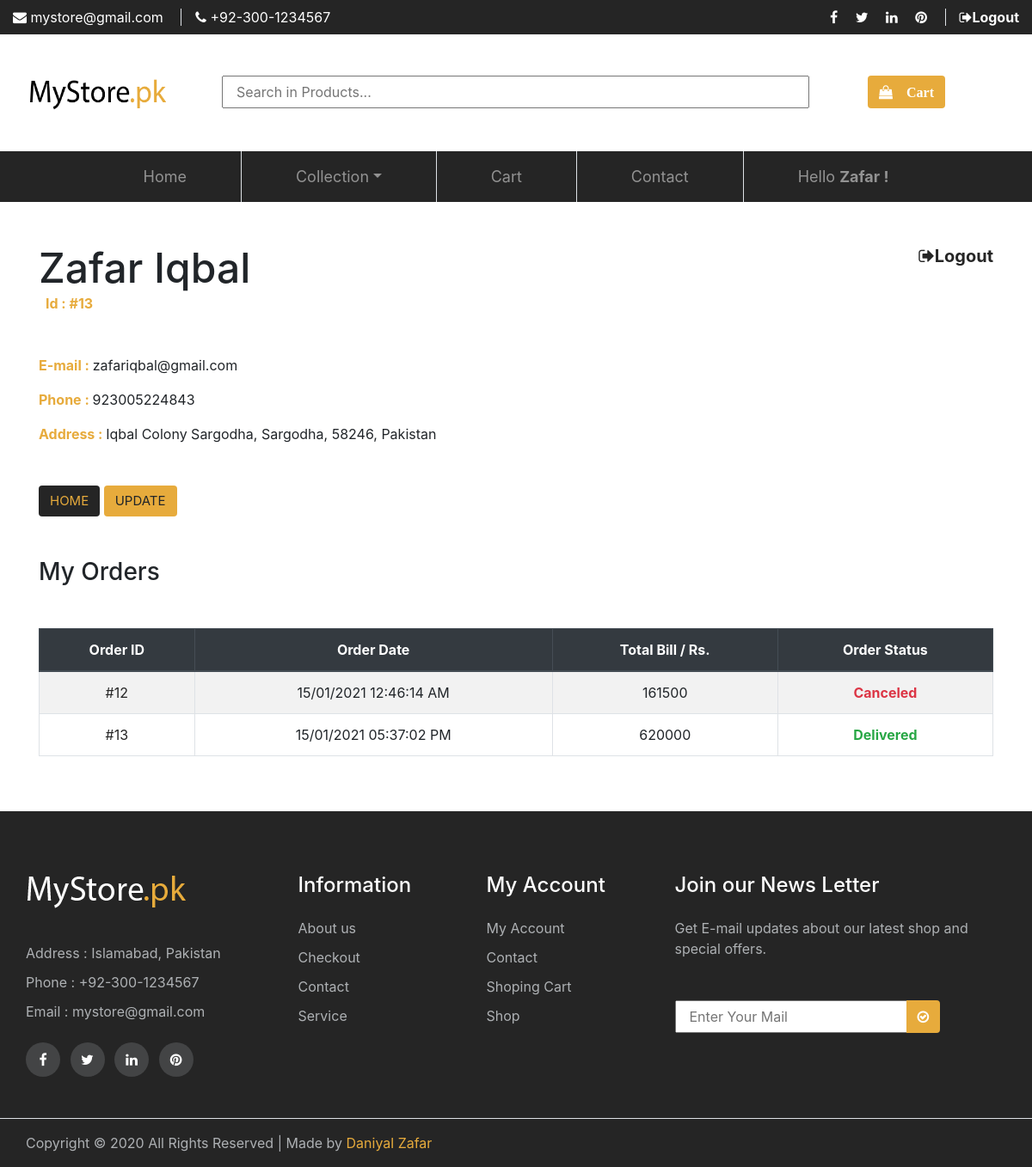
Page /profile_customer.php (signed in) on the committed database.
### tables this page shows
CREATE TABLE `customer` (
  `cid` int(11) NOT NULL,
  `cfname` varchar(20) NOT NULL,
  `clname` varchar(20) NOT NULL,
  `cemail` varchar(50) NOT NULL,
  `cphone` bigint(13) NOT NULL,
  `caddress` varchar(100) NOT NULL,
  `ccity` varchar(20) NOT NULL,
  `czip` int(5) NOT NULL,
  `ccountry` varchar(20) NOT NULL,
  `cpassword` varchar(1000) NOT NULL
);

CREATE TABLE `checkout` (
  `checkout_id` int(11) NOT NULL,
  `cid` int(11) NOT NULL,
  `products_id` varchar(1000) NOT NULL,
  `products_quan` varchar(1000) NOT NULL,
  `products_price` varchar(1000) NOT NULL,
  `totalbill` int(11) NOT NULL,
  `order_status` varchar(11) NOT NULL,
  `order_date` varchar(50) NOT NULL
);

### profile_customer.php (the view, shortened to what this page needs)
<!DOCTYPE html>
<html lang="en">
<head>
    <?php include_once "./links.php" ?>
</head>
<body>
    <?php include_once "./header.php" ?>
    <section class="profile container my-5">
        <?php
        include 'config.php';
        $sql = "SELECT * FROM customer WHERE cid=" . $_SESSION["customer_id"];
        $result = mysqli_query($conn, $sql) or die("Query Unsuccessful !");
        if (mysqli_num_rows($result) > 0) {
            while ($row = mysqli_fetch_assoc($result)) {
        ?>
            <div class="row">
                <div class="col-lg-6">
                    <h5 class="mb-0" id="customername"><?php echo $row['cfname'] . ' ' . $row['clname']; ?></h5>
                    <span class="pl-2" id="name"><?php echo 'Id : #' . $row['cid']; ?></span>
                </div>
                <div class="col-lg-6 text-right">
                <a href="logout.php" class="text-decoration-none profile_logout"><i class="fa fa-sign-out" aria-hidden="true"></i>Logout</a>
                </div>
            </div>
                <p class="mt-5" id="name"><span>E-mail : </span><?php echo $row['cemail']; ?></p>
                <p class="" id="name"><span>Phone : </span><?php echo $row['cphone']; ?></p>
                <p class="" id="name"><span>Address : </span><?php echo $row['caddress'] . ', ' . $row['ccity'] . ', ' . $row['czip'] . ', ' . $row['ccountry']; ?></p>
                <div class="options my-5">
                    <a href="index.php" class="btn primary-bg-color secondary-color profile-btn">HOME</a>
                    <a href="update_profile.php" class="btn secondary-bg-color profile-btn">UPDATE</a>
                </div>
                <div class="myorders">
                    <h3>My Orders</h3>
                    <div class="cart-table mt-5">
                        <div class="table-responsive">
                            <?php
                            include 'config.php';
                            $sql1 = "SELECT * FROM checkout WHERE cid=" . $_SESSION["customer_id"];
                            $result1 = mysqli_query($conn, $sql1) or die("Query Unsuccessful !");
                            ?>
                            <table class="table table-bordered table-hover table-striped">
                                <thead class="thead-dark">
                                    <tr class="text-center">
                                        <th>Order ID</th>
                                        <th>Order Date</th>
                                        <th>Total Bill / Rs.</th>
                                        <th>Order Status</th>
                                    </tr>
                                </thead>
                                <tbody>
                                    <?php
                                    if (mysqli_num_rows($result1) > 0) {
                                        while ($row1 = mysqli_fetch_assoc($result1)) {
                                            if($row1['order_status']== "Canceled"){
                                                $color="text-danger font-weight-bold";
                                            }elseif($row1['order_status']== "Delivered"){
                                                $color="text-success font-weight-bold";
                                            }
                                    ?>
                                            <tr class="text-center">
                                                <td><a href="showOrder.php?id=<?php echo $row1['checkout_id']; ?>" class="orderid"><?php echo '#' . $row1['checkout_id']; ?></a></td>
                                                <td><?php echo $row1['order_date']; ?></td>
                                                <td><?php echo $row1['totalbill']; ?></td>
                                                <td class="<?php echo $color ?>"><?php echo $row1['order_status'];
                                                    ?>
                                                </td>
                                            </tr>
                                    <?php
                                        }
                                    }
                                    ?>
                                </tbody>
                            </table>
                        </div>
                    </div>
                </div>
        <?php
            }
        }
        ?>
    </section>
    <?php include_once "./footer.php" ?>
</body>
</html>

### style.css (style rules this page uses)
html,body { margin: 0px; padding: 0px; height: 100%; }
.primary-bg-color { background-color: #252525; }
.secondary-color { color: #e7ab3c; }
.secondary-bg-color { background-color: #e7ab3c; }
.profile-btn { transition: 0.3s; font-size: 15px; }
.profile span { color: #e7ab3c; font-weight: bold; }
#customername { font-size: 3rem; }
.profile_logout { color: #252525; font-size: 20px; font-weight: bold; }
.orderid { color: #252525; }

### rows in the picture
customer: cfname "Zafar", clname "Iqbal", cid "13", cemail "zafariqbal@gmail.com", cphone "923005224843", caddress "Iqbal Colony Sargodha", ccity "Sargodha", czip "58246", ccountry "Pakistan"
checkout: checkout_id "12", order_date "15/01/2021 12:46:14 AM", totalbill "161500", order_status "Canceled"
checkout: checkout_id "13", order_date "15/01/2021 05:37:02 PM", totalbill "620000", order_status "Delivered"

### other values in the picture
$_SESSION["name"] "Zafar"
